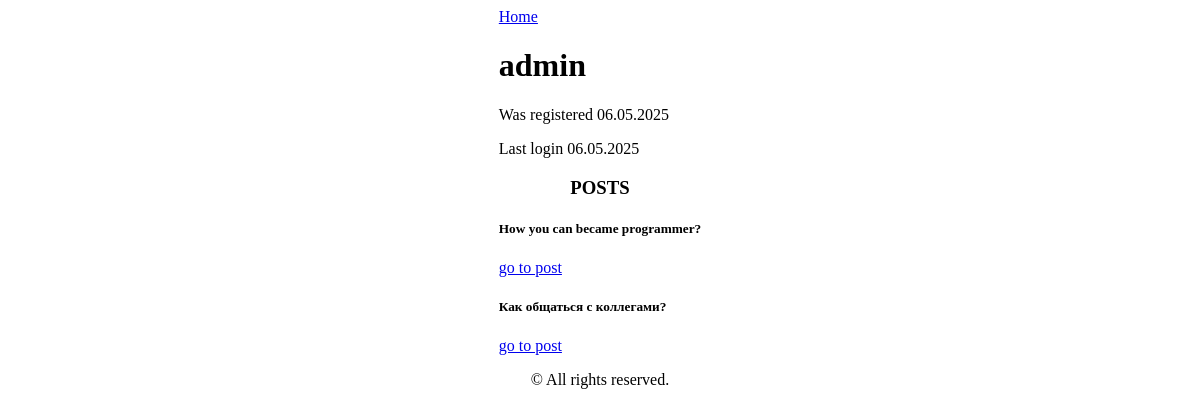
Page /blog/admin/ on the earlier database version.
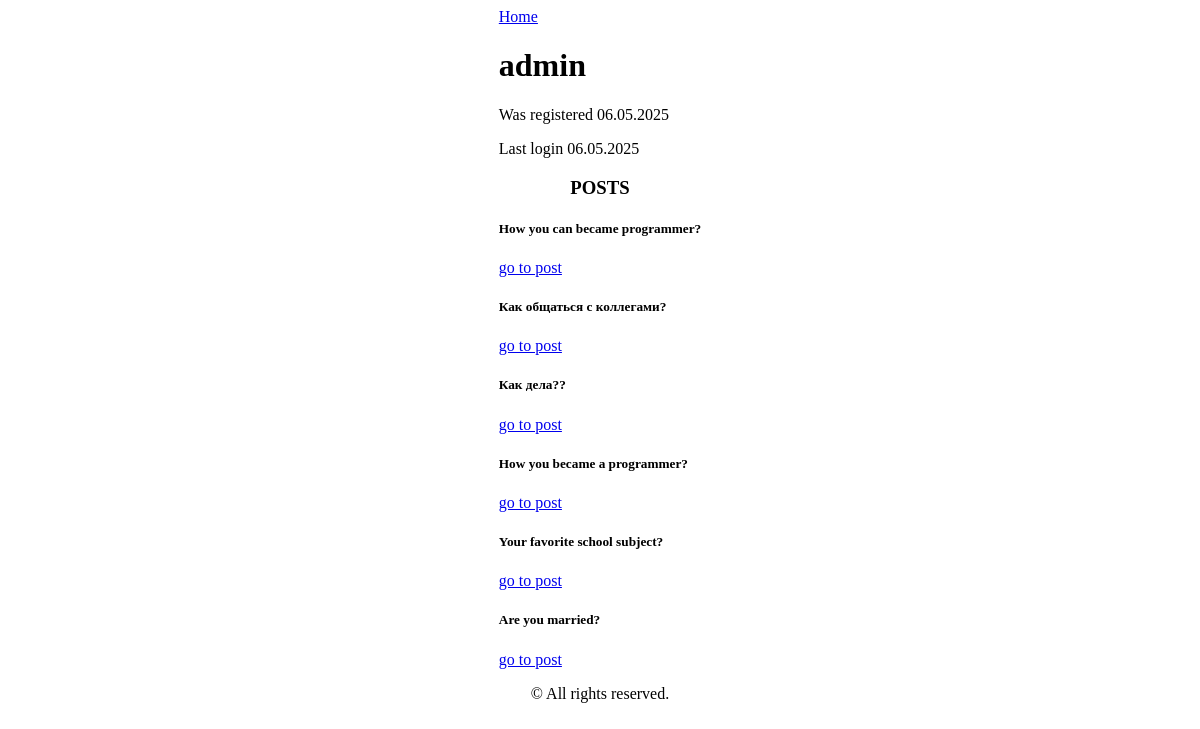
Same page on the later database version.
### blog/models.py (models this page shows)
class Post(models.Model):
    title = models.CharField(max_length=100)
    content = models.TextField()
    author = models.ForeignKey(Prof, on_delete=models.CASCADE)
    created_time = models.DateTimeField(auto_now=True)
    def __str__(self) -> str:
        return self.title

### blog/views.py (the view)
# urls.py: path('<str:username>/', views.user, name='user'),
def user(req, username):
    try:
        user = User.objects.get(username=username)
        prof = Prof.objects.get(user=user)
        posts = Post.objects.filter(author=prof)
        tags = Tag.objects.all()
        cont = {
            "user": user,
            "prof": prof,
            "posts": posts,
            "tags": tags,
        }
        return render(req, 'blog/user.html', cont)
    except Prof.DoesNotExist:
        return HttpResponse("I can't find this user")

### templates/blog/user.html (shortened to what this page needs)
<!DOCTYPE html>
<html lang="en">
<head>
</head>
<body>
    {% extends "base.html" %}
    {% block content %}
        <a href="{% url 'blog:index'%}">Home</a>
        <h1>{{user.username}}</h1>
        <p>Was registered {{user.date_joined|date:"d.m.Y"}}</p>
        <p>Last login {{user.last_login|date:"d.m.Y"}}</p>
        <h3>POSTS</h3>
        {%for i in posts%}
            <h5 class="">{{i}}</h5>
            <a href="{% url 'blog:post' i.author.user.username i.title %}">go to post</a>
        {%endfor%}
    {% endblock %}

Differences in the rows shown:
added Post: title "Как дела??"
added Post: title "How you became a programmer?"
added Post: title "Your favorite school subject?"
added Post: title "Are you married?"
